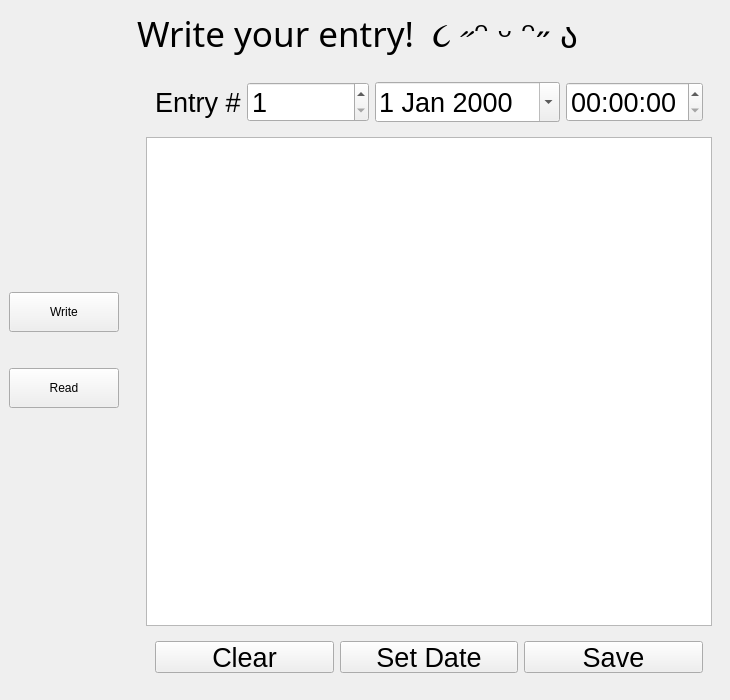
<?xml version="1.0" encoding="UTF-8"?>
<ui version="4.0">
 <class>MainWindow</class>
 <widget class="QMainWindow" name="MainWindow">
  <property name="geometry">
   <rect>
    <x>0</x>
    <y>0</y>
    <width>643</width>
    <height>700</height>
   </rect>
  </property>
  <property name="windowTitle">
   <string>My Daily Journal</string>
  </property>
  <property name="windowIcon">
   <iconset resource="../resources.qrc">
    <normaloff>:/window/images/icon.png</normaloff>:/window/images/icon.png</iconset>
  </property>
  <widget class="QWidget" name="centralwidget">
   <property name="styleSheet">
    <string notr="true">QPushButton {
	background-color: qlineargradient(spread:pad, x1:0.511, y1:1, x2:0.516727, y2:0, stop:0 rgba(0, 0, 0, 179), stop:1 rgba(120, 120, 120, 62));
	color: white;
	border-radius: 16px;
	font-family: &quot;Kristen ITC&quot;;
	font-size: 14pt;
}
QPushButton:hover {
    background-color: qlineargradient(spread:pad, x1:0.511, y1:1, x2:0.516727, y2:0, stop:0 rgba(47, 47, 47, 255), stop:1 rgba(168, 168, 168, 255));
	color: white;
	border-radius: 16px;
	font-family: &quot;Kristen ITC&quot;;
	font-size: 16pt;
}
QPushButton:pressed {
	background-color: qlineargradient(spread:pad, x1:0.505, y1:0, x2:0.522, y2:1, stop:0 rgba(98, 98, 98, 255), stop:1 rgba(202, 202, 202, 255));
	color: white;
	border-radius: 16px;
	font-family: &quot;Kristen ITC&quot;;
	font-size: 16pt;
}

QStackWidget {
	background-color: transparent;
}

QPlainTextEdit {
	background-color: transparent;
	border: none;
	color: black;
	font-family: &quot;Kristen ITC&quot;;
	font-size: 22px;
}
QScrollArea {
	background-color: transparent;
	border: none;
}
QScrollArea &gt; QWidget &gt; QWidget {
	background-color: transparent;
}
QScrollBar {
	background: transparent;
}

QDateEdit {
	background-color: transparent;
	border: none;
	color: black;
	font-family: &quot;Kristen ITC&quot;;
	font-size: 16px;
}
QTimeEdit {
	background-color: transparent;
	border: none;
	color: black;
	font-family: &quot;Kristen ITC&quot;;
	font-size: 16px;
}
QLabel {
	font-family: &quot;Kristen ITC&quot;;
}</string>
   </property>
   <layout class="QHBoxLayout" name="horizontalLayout" stretch="1,4">
    <property name="spacing">
     <number>0</number>
    </property>
    <property name="leftMargin">
     <number>0</number>
    </property>
    <property name="topMargin">
     <number>0</number>
    </property>
    <property name="rightMargin">
     <number>0</number>
    </property>
    <property name="bottomMargin">
     <number>0</number>
    </property>
    <item>
     <widget class="QWidget" name="left_widget" native="true">
      <property name="sizePolicy">
       <sizepolicy hsizetype="Fixed" vsizetype="Preferred">
        <horstretch>0</horstretch>
        <verstretch>0</verstretch>
       </sizepolicy>
      </property>
      <property name="minimumSize">
       <size>
        <width>128</width>
        <height>0</height>
       </size>
      </property>
      <property name="layoutDirection">
       <enum>Qt::LeftToRight</enum>
      </property>
      <property name="styleSheet">
       <string notr="true">#left_widget {
	border-image: url(:/window/images/paper_background_left.png)
}</string>
      </property>
      <layout class="QVBoxLayout" name="verticalLayout">
       <property name="spacing">
        <number>36</number>
       </property>
       <item>
        <spacer name="verticalSpacer">
         <property name="orientation">
          <enum>Qt::Vertical</enum>
         </property>
         <property name="sizeHint" stdset="0">
          <size>
           <width>20</width>
           <height>40</height>
          </size>
         </property>
        </spacer>
       </item>
       <item>
        <widget class="QPushButton" name="btn_write">
         <property name="minimumSize">
          <size>
           <width>0</width>
           <height>40</height>
          </size>
         </property>
         <property name="styleSheet">
          <string notr="true"/>
         </property>
         <property name="text">
          <string>Write</string>
         </property>
        </widget>
       </item>
       <item>
        <widget class="QPushButton" name="btn_read">
         <property name="minimumSize">
          <size>
           <width>0</width>
           <height>40</height>
          </size>
         </property>
         <property name="styleSheet">
          <string notr="true"/>
         </property>
         <property name="text">
          <string>Read</string>
         </property>
        </widget>
       </item>
       <item>
        <spacer name="verticalSpacer_2">
         <property name="orientation">
          <enum>Qt::Vertical</enum>
         </property>
         <property name="sizeHint" stdset="0">
          <size>
           <width>20</width>
           <height>40</height>
          </size>
         </property>
        </spacer>
       </item>
      </layout>
     </widget>
    </item>
    <item>
     <widget class="QWidget" name="right_widget" native="true">
      <property name="styleSheet">
       <string notr="true">#right_widget {
	border-image: url(:/window/images/paper_background_right.png)
}</string>
      </property>
      <layout class="QVBoxLayout" name="verticalLayout_2">
       <property name="spacing">
        <number>0</number>
       </property>
       <property name="leftMargin">
        <number>0</number>
       </property>
       <property name="topMargin">
        <number>0</number>
       </property>
       <property name="rightMargin">
        <number>0</number>
       </property>
       <property name="bottomMargin">
        <number>0</number>
       </property>
       <item>
        <widget class="QStackedWidget" name="main_stack">
         <property name="currentIndex">
          <number>0</number>
         </property>
         <widget class="QWidget" name="page_write">
          <layout class="QVBoxLayout" name="verticalLayout_5">
           <item>
            <widget class="QLabel" name="label_write_title">
             <property name="font">
              <font>
               <family>Kristen ITC</family>
               <pointsize>26</pointsize>
              </font>
             </property>
             <property name="text">
              <string>Write your entry!  ૮ ˶ᵔ ᵕ ᵔ˶ ა </string>
             </property>
            </widget>
           </item>
           <item>
            <widget class="QWidget" name="widget_2" native="true">
             <property name="font">
              <font>
               <pointsize>20</pointsize>
              </font>
             </property>
             <layout class="QVBoxLayout" name="verticalLayout_4" stretch="1,12,1">
              <item>
               <widget class="QWidget" name="widget_5" native="true">
                <layout class="QHBoxLayout" name="horizontalLayout_4">
                 <item>
                  <widget class="QLabel" name="label">
                   <property name="text">
                    <string>Entry #</string>
                   </property>
                  </widget>
                 </item>
                 <item>
                  <widget class="QSpinBox" name="spinBox">
                   <property name="minimum">
                    <number>1</number>
                   </property>
                   <property name="maximum">
                    <number>999999999</number>
                   </property>
                  </widget>
                 </item>
                 <item>
                  <widget class="QDateEdit" name="dateEdit">
                   <property name="calendarPopup">
                    <bool>true</bool>
                   </property>
                  </widget>
                 </item>
                 <item>
                  <widget class="QTimeEdit" name="timeEdit">
                   <property name="calendarPopup">
                    <bool>true</bool>
                   </property>
                  </widget>
                 </item>
                 <item>
                  <spacer name="horizontalSpacer">
                   <property name="orientation">
                    <enum>Qt::Horizontal</enum>
                   </property>
                   <property name="sizeHint" stdset="0">
                    <size>
                     <width>40</width>
                     <height>20</height>
                    </size>
                   </property>
                  </spacer>
                 </item>
                </layout>
               </widget>
              </item>
              <item>
               <widget class="QPlainTextEdit" name="plainTextEdit">
                <property name="font">
                 <font>
                  <family>Kristen ITC</family>
                  <pointsize>-1</pointsize>
                 </font>
                </property>
                <property name="plainText">
                 <string/>
                </property>
                <property name="placeholderText">
                 <string>Click here and talk about your day!</string>
                </property>
               </widget>
              </item>
              <item>
               <widget class="QWidget" name="widget_3" native="true">
                <layout class="QHBoxLayout" name="horizontalLayout_3">
                 <item>
                  <widget class="QPushButton" name="btn_write_clear">
                   <property name="minimumSize">
                    <size>
                     <width>32</width>
                     <height>32</height>
                    </size>
                   </property>
                   <property name="maximumSize">
                    <size>
                     <width>220</width>
                     <height>32</height>
                    </size>
                   </property>
                   <property name="text">
                    <string>Clear</string>
                   </property>
                  </widget>
                 </item>
                 <item>
                  <widget class="QPushButton" name="btn_local_date">
                   <property name="minimumSize">
                    <size>
                     <width>32</width>
                     <height>32</height>
                    </size>
                   </property>
                   <property name="maximumSize">
                    <size>
                     <width>220</width>
                     <height>32</height>
                    </size>
                   </property>
                   <property name="text">
                    <string>Set Date</string>
                   </property>
                  </widget>
                 </item>
                 <item>
                  <widget class="QPushButton" name="btn_write_save">
                   <property name="minimumSize">
                    <size>
                     <width>32</width>
                     <height>32</height>
                    </size>
                   </property>
                   <property name="maximumSize">
                    <size>
                     <width>220</width>
                     <height>32</height>
                    </size>
                   </property>
                   <property name="text">
                    <string>Save</string>
                   </property>
                  </widget>
                 </item>
                </layout>
               </widget>
              </item>
             </layout>
            </widget>
           </item>
          </layout>
         </widget>
         <widget class="QWidget" name="page_read">
          <layout class="QVBoxLayout" name="verticalLayout_3" stretch="1,14,1">
           <item>
            <widget class="QLabel" name="label_read_title">
             <property name="font">
              <font>
               <family>Kristen ITC</family>
               <pointsize>26</pointsize>
               <underline>false</underline>
              </font>
             </property>
             <property name="text">
              <string>Read your entries~ ദ്ദി ˉ͈̀꒳ˉ͈́ )✧</string>
             </property>
            </widget>
           </item>
           <item>
            <widget class="QWidget" name="widget" native="true">
             <layout class="QVBoxLayout" name="verticalLayout_8">
              <item>
               <widget class="QStackedWidget" name="read_stackWidget">
                <property name="currentIndex">
                 <number>-1</number>
                </property>
               </widget>
              </item>
             </layout>
            </widget>
           </item>
           <item>
            <widget class="QWidget" name="widget_6" native="true">
             <layout class="QHBoxLayout" name="horizontalLayout_5">
              <item>
               <widget class="QPushButton" name="read_previous_page">
                <property name="minimumSize">
                 <size>
                  <width>0</width>
                  <height>32</height>
                 </size>
                </property>
                <property name="text">
                 <string>&lt;&lt;&lt;</string>
                </property>
                <property name="shortcut">
                 <string>Left, A</string>
                </property>
               </widget>
              </item>
              <item>
               <widget class="QPushButton" name="btn_delete">
                <property name="minimumSize">
                 <size>
                  <width>0</width>
                  <height>40</height>
                 </size>
                </property>
                <property name="styleSheet">
                 <string notr="true"/>
                </property>
                <property name="text">
                 <string>Delete</string>
                </property>
               </widget>
              </item>
              <item>
               <widget class="QPushButton" name="read_next_page">
                <property name="enabled">
                 <bool>true</bool>
                </property>
                <property name="minimumSize">
                 <size>
                  <width>0</width>
                  <height>32</height>
                 </size>
                </property>
                <property name="text">
                 <string>&gt;&gt;&gt;</string>
                </property>
                <property name="shortcut">
                 <string>Right, D</string>
                </property>
               </widget>
              </item>
             </layout>
            </widget>
           </item>
          </layout>
         </widget>
        </widget>
       </item>
      </layout>
     </widget>
    </item>
   </layout>
  </widget>
 </widget>
 <resources>
  <include location="../resources.qrc"/>
 </resources>
 <connections/>
</ui>
